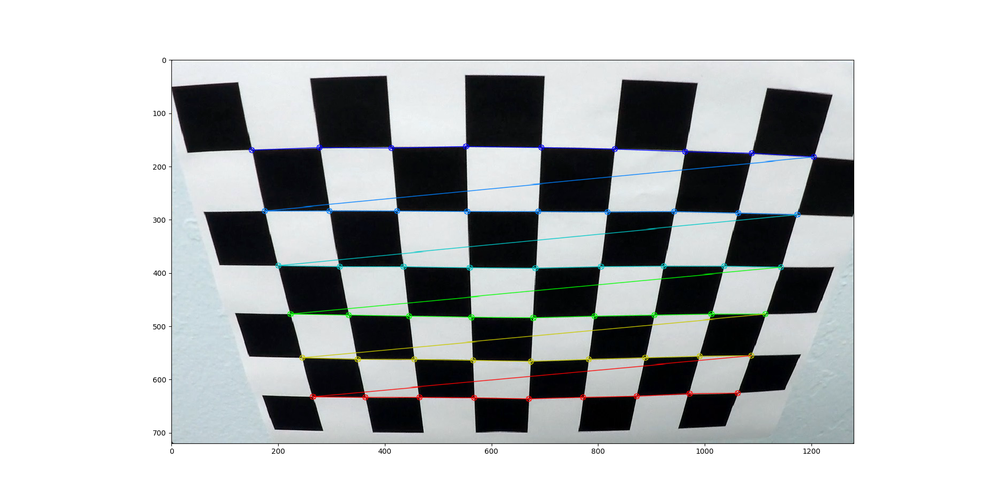
#> input picture imgs/chess_calib1.png, 1000 x 498 px, shrunk from 1920 x 957 before the run
$ python -i my_img_manipulations.py   (imports and definitions only)   (older library calls are emulated)
#> lines starting #> are read from the running program, lines starting #| are printed output that depends on the picture
### camera_calibration.py
import numpy as np
import cv2
import matplotlib.pyplot as plt
import matplotlib.image as mpimg
import glob


def camera_calibration():
    path_to_calibration = './camera_cal'
    nx = 9
    ny = 6
    objpoints = []
    imgpoints = []

    objp = np.zeros((nx * ny, 3), np.float32)
    objp[:, :2] = np.mgrid[0:nx, 0:ny].T.reshape(-1,2)

    for i, image_name in enumerate(glob.glob(path_to_calibration + '/*.jpg')):
        img = cv2.imread(image_name)
        gray = cv2.cvtColor(img, cv2.COLOR_BGR2GRAY)
        ret, corners = cv2.findChessboardCorners(gray, (nx, ny), None)
        if ret:
            imgpoints.append(corners)
            objpoints.append(objp)
            cv2.drawChessboardCorners(img, (nx, ny), corners, ret)
            # [4 lines of commented-out code are left out]
        else:
            print('not found')
    return objpoints, imgpoints


def undistort(img, objpoints, imgpoints):
    ret, mtx, dist, rvecs, tvecs = cv2.calibrateCamera(objpoints, imgpoints, img.shape[0:2], None, None)
    return cv2.undistort(img, mtx, dist, None, mtx)

# [23 lines of commented-out code are left out]

### my_img_manipulations.py
import cv2
import numpy as np
import matplotlib.image as mpimg
import matplotlib.pyplot as plt
import camera_calibration as my_cc
import glob


def abs_sobel(img, orient='x', thresh=(0,255)):
#> called with orient = 'x', thresh = (0, 255)
    gray = cv2.cvtColor(img, cv2.COLOR_RGB2GRAY)
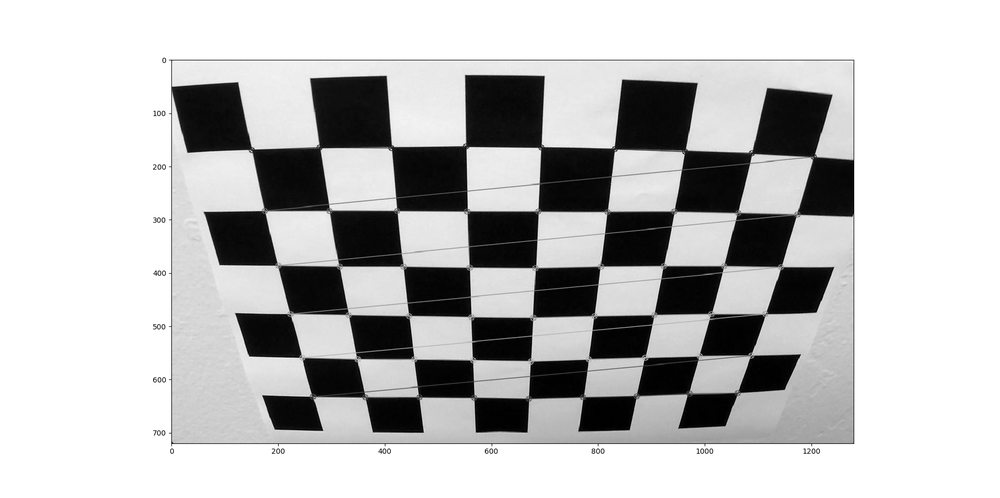
#> gray: shape (498, 1000); min 0, max 255, mean 189.4

    if orient == 'x':
        sobel = np.absolute(cv2.Sobel(gray, cv2.CV_64F, 1, 0))
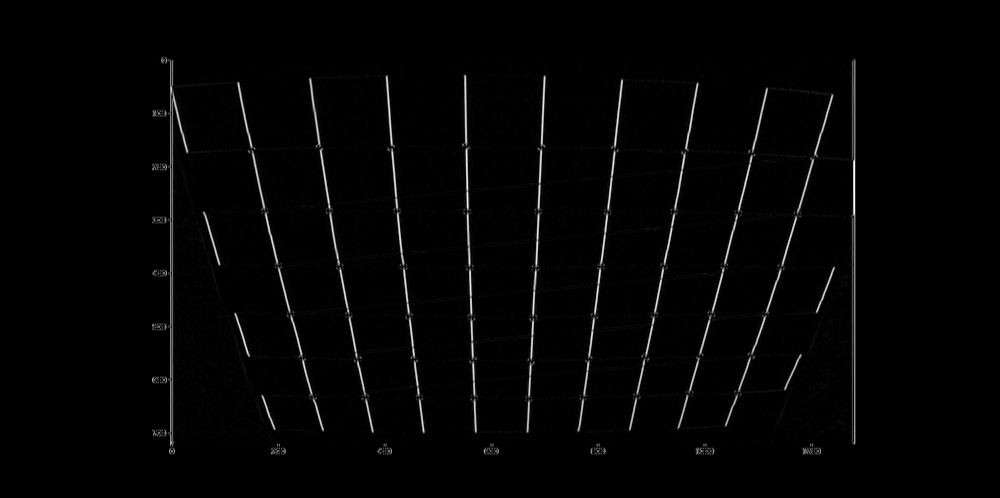
#> sobel: shape (498, 1000) float64; min 0, max 1020, mean 16.6; drawn with min black and max white
    else:
        sobel = np.absolute(cv2.Sobel(gray, cv2.CV_64F, 0, 1))

    scaled_sobel = np.uint8(255*sobel/np.max(sobel))


    binary_output = np.zeros_like(scaled_sobel)
    binary_output[(scaled_sobel >= thresh[0]) & (scaled_sobel <= thresh[1])] = 1
    return binary_output


# [76 lines left out: functions gradmag_sobel, direction_sobel, color_select, transform, not called in this run]


objpoints, imgpoints = my_cc.camera_calibration()

# [13 lines left out: function pipeline, not called in this run]


# [31 lines of commented-out code are left out]

>>> import cv2
>>> picture = cv2.cvtColor(cv2.imread('imgs/chess_calib1.png'), cv2.COLOR_BGR2RGB)
>>> result = abs_sobel(picture)
#> result: shape (498, 1000); every value is 1

$ run again, on imgs/chess_calib2.png
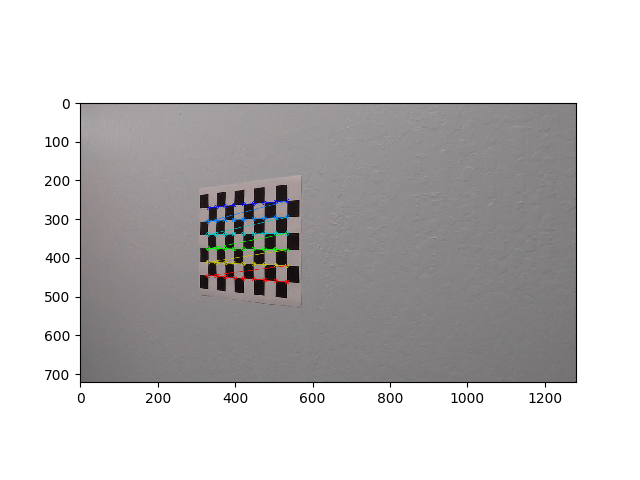
#> input picture imgs/chess_calib2.png, 640 x 480 px
#> in abs_sobel, `sobel = np.absolute(cv2.Sobel(gray, cv2.CV_64F, 1, 0))`:
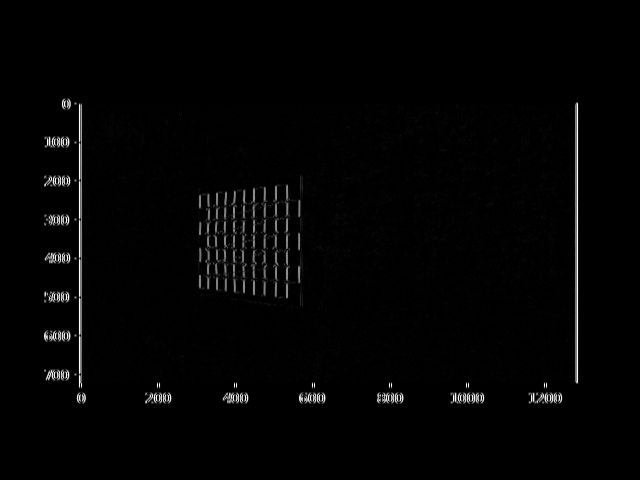
#> sobel: shape (480, 640) float64; min 0, max 1020, mean 15; drawn with min black and max white
#> result: shape (480, 640); every value is 1

$ run again, on imgs/chess_calib3.png
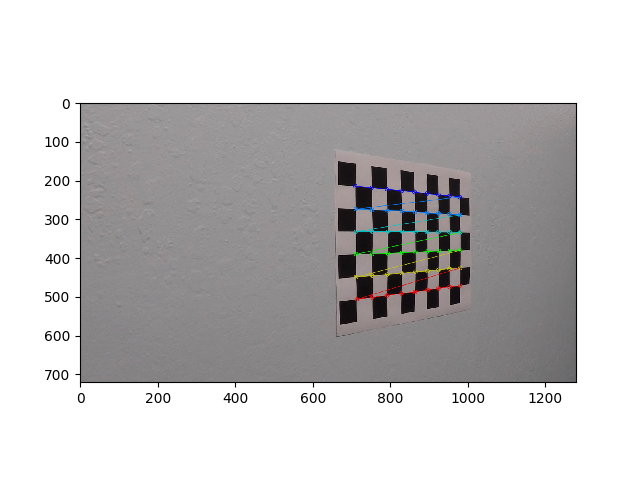
#> input picture imgs/chess_calib3.png, 640 x 480 px
#> in abs_sobel, `sobel = np.absolute(cv2.Sobel(gray, cv2.CV_64F, 1, 0))`:
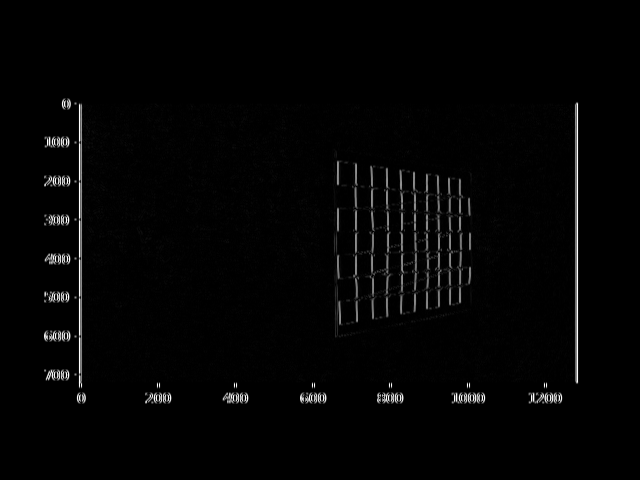
#> sobel: shape (480, 640) float64; min 0, max 1020, mean 16.8; drawn with min black and max white
#> result: shape (480, 640); every value is 1

$ run again, on imgs/chess_undistorted.png
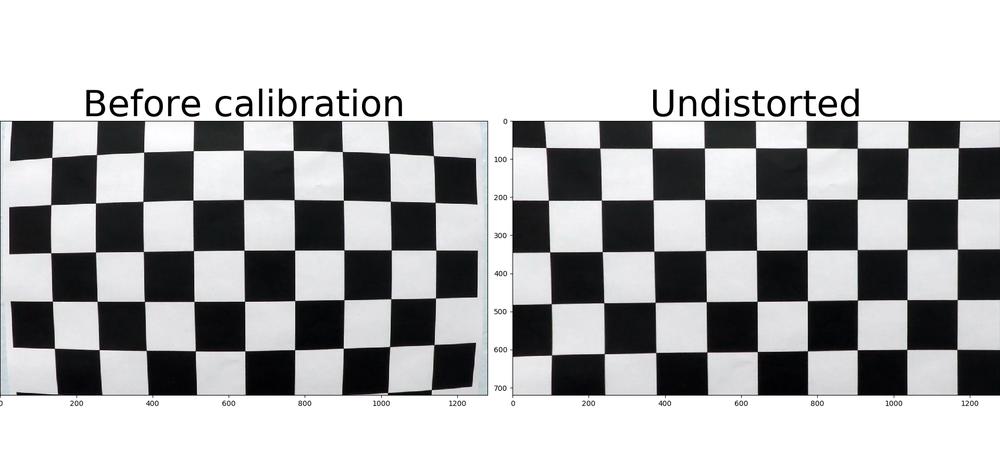
#> input picture imgs/chess_undistorted.png, 1000 x 469 px, shrunk from 1920 x 900 before the run
#> in abs_sobel, `sobel = np.absolute(cv2.Sobel(gray, cv2.CV_64F, 1, 0))`:
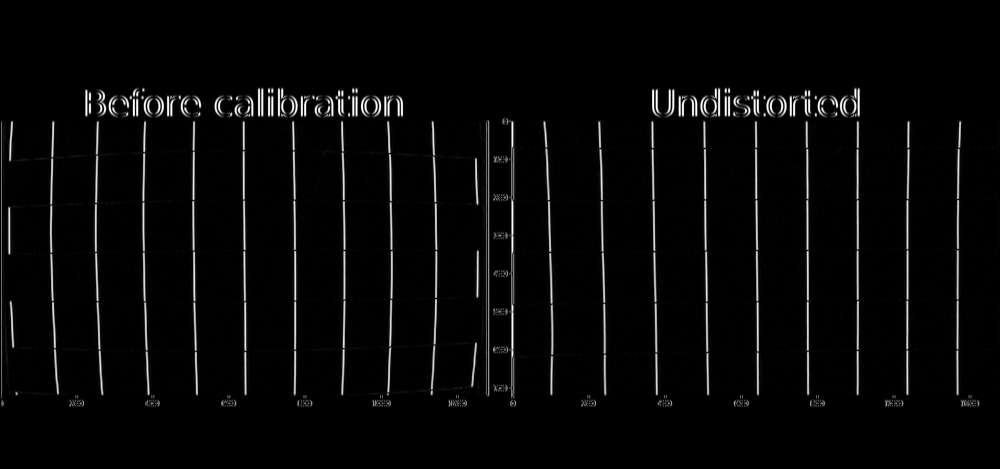
#> sobel: shape (469, 1000) float64; min 0, max 1020, mean 31.4; drawn with min black and max white
#> result: shape (469, 1000); every value is 1
